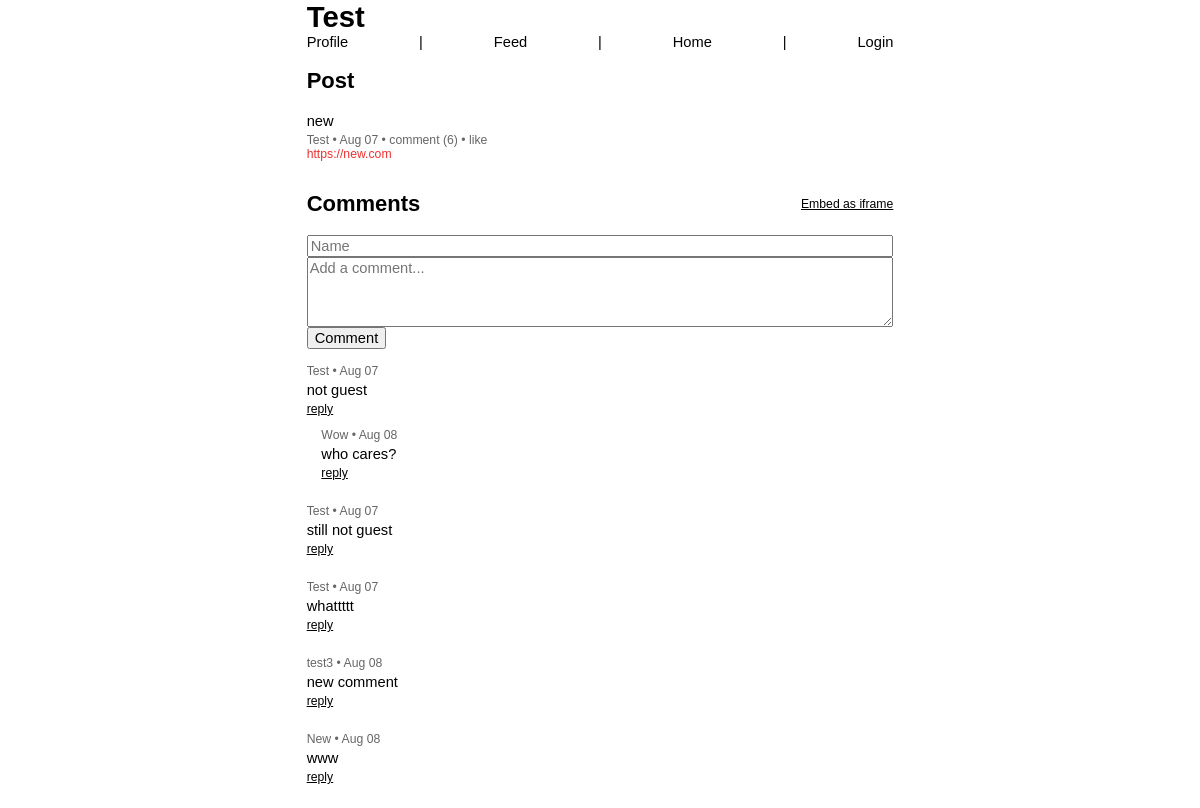
The page /Linkfeed/post/1/ on the database its author committed.
### Linkfeed/models.py (models this page shows, shortened)
class Profile(models.Model):
    user = models.OneToOneField(User, on_delete=models.CASCADE)
    display_name = models.CharField(max_length=255, blank=True, null=True)
    follower = models.ManyToManyField(User, blank=True, related_name="follower_user")
    following = models.ManyToManyField(User, blank=True, related_name="following_user")
    domain = models.URLField(blank=True, null=True)

class Post(models.Model):
    user = models.ForeignKey(User, on_delete=models.CASCADE, related_name="posts")
    title = models.CharField(blank=True, max_length=255)
    body = models.URLField(blank=True, null=True)
    likes = models.ManyToManyField(User, related_name="blog_posts")
    timestamp = models.DateTimeField(auto_now_add=False, null=True)
    is_rss_feed_post = models.BooleanField(default=False)
    def total_comments(self):
        return self.comments.count()
    def total_likes(self):
        return self.likes.count()

class Comment(models.Model):
    user = models.ForeignKey(User, on_delete=models.CASCADE, related_name="comments", null=True, blank=True)
    post = models.ForeignKey(Post, on_delete=models.CASCADE, related_name="comments")
    parent_comment = models.ForeignKey('self', on_delete=models.CASCADE, null=True, blank=True, related_name='replies')
    display_name = models.CharField(max_length=255)
    body = models.TextField()
    likes = models.IntegerField(default=0)
    timestamp = models.DateTimeField(auto_now_add=True)
    level = models.IntegerField(default=0)
    read = models.BooleanField(default=False)

### Linkfeed/views.py (the view)
# urls.py: path("post/<int:post_id>/", views.post, name="post"),
def post(request, post_id):
    try:
        stuff = get_object_or_404(Post, id=post_id)
        profile = Profile.objects.get(user=stuff.user)
        total_likes = stuff.total_likes()
        liked = False
        if stuff.likes.filter(id=request.user.id).exists():
            liked = True
        post = get_object_or_404(Post, id=post_id)
        comments = Comment.objects.filter(post=post, parent_comment=None)  # Fetch comments associated with the post
        add_level(comments)
        return render(request, "Linkfeed/post.html", {"post": post, "comments": comments, 'stuff': stuff, 'total_likes': total_likes, 'liked': liked, 'profile': profile, 'id': get_by_date_id(post)})
    except Http404:
        return HttpResponse("404 - Post Not Found", status=404)

### Linkfeed/templatetags/custom_filters.py (called while the page is built)
@register.filter
def smart_date(value):
    now = timezone.now()
    diff = now - value
    if diff.days < 1:
        return naturaltime(value)
    elif value.year == now.year:
        return value.strftime("%b %d")
    else:
        return value.strftime("%b %d, %Y")

### Linkfeed/views.py (called while the page is built)
def get_by_date_id(post_obj):
    try:
        user = post_obj.user
        date = post_obj.timestamp.date()
        posts = Post.objects.filter(user=user, timestamp__date=date).order_by('timestamp')
        id = list(posts.values_list('id', flat=True)).index(post_obj.id)
        return id + 1
    except:
        return HttpResponseNotFound("Post not found")

def add_level(comments, level=0):
    for comment in comments:
        comment.level = level
        add_level(comment.replies.all(), level + 1)

### Linkfeed/templates/Linkfeed/post.html (shortened to what this page needs)
{% extends "Linkfeed/layouts.html" %}
{% block name %}
    {{ profile.display_name }}
{% endblock %}
{% block nav %}
    {% if not request.user.is_authenticated %}
        {% include 'Linkfeed/logged_out_nav.html' %}
    {% endif %}
{% endblock %}
{% block body %}
    <h2>
        Post
    </h2>
    {% if post %}
        <div>{% include 'Linkfeed/posts.html' %}</div>
    {% endif %}
    <div class="d-flex justify-content-between align-items-center">
        <h2>Comments</h2>
        <p class="underline small">
            <a href="{% url 'comments_by_date' profile.user.username post.timestamp|date:'Y-m-d' %}?id={{ id }}">Embed as iframe</a>
        </p>
    </div>
    <form method="post" action="{% url 'add_comment' post.id %}">
            {% if not request.user.is_authenticated %}
                <input name="display_name" placeholder="Name" required>
            {% endif %}
            <textarea name="body" rows="4" placeholder="Add a comment..."required></textarea>
            <button type="submit">
                Comment
            </button>
    </form>
    {% include 'Linkfeed/comments.html' with comments=comments %}
{% endblock %}

### Linkfeed/templates/Linkfeed/layouts.html (shortened to what this page needs)
{% load static %}
<html>
<head>
    <link href="{% static 'Linkfeed/bootstrap-grid.css' %}" rel="stylesheet">
    <link href="{% static 'Linkfeed/style.css' %}" rel="stylesheet">
</head>
<body>
    <h1 class="my-0 ellipsis">
        <a href="{% url 'current_user_profile' %}">
        {% block name %}
        {% endblock %}
        </a>
    </h1>
    <nav class="d-flex justify-content-between">
        {% block nav %}
        {% endblock %}
    </nav>
    {% block body %}
    {% endblock %}
</body>
</html>

### Linkfeed/templates/Linkfeed/logged_out_nav.html
<a href="{% url 'profile' profile.user.username %}" {% if request.resolver_match.url_name == 'profile' or request.resolver_match.url_name == 'current_user_profile'  %}class="active"{% endif %}>Profile</a> |
<a href="{% url 'feed' profile.user.username %}" {% if request.resolver_match.url_name == 'feed' %}class="active"{% endif %}>Feed</a> |
<a href="{% url 'landing' %}" {% if request.resolver_match.url_name == 'landing' %}class="active"{% endif %}>Home</a> |
<a href="{% url 'login' %}">Login</a>

### Linkfeed/templates/Linkfeed/posts.html (shortened to what this page needs)
{% load custom_filters %}
<p class="my-0">
    <a href="{{ post.body }}" target="_blank">{{ post.title }}</a>
</p>
<p class="small grey my-0 pt-1">
    <a href="{% url 'profile' post.user.username %}" target="_blank">
        {{ post.user.profile.display_name }}
    </a> •
    {{ post.timestamp|smart_date|capfirst }} •
    <a href="{% url 'post' post.id %}">
        comment {% if post.total_comments %}({{post.total_comments}}){% endif %}
    </a> •
    {% if request.user.is_authenticated %}
    <a href="#" id="like-{{ post.id }}" onclick="likePost('{{ post.id }}')">
        {% if post.liked %}liked{% else %}like{% endif %}
        {% if post.total_likes %}({{post.total_likes}}){% endif %}
    </a>
    {% else %}
    <a href="{% url 'login' %}?next={{ request.path }}">
        {% if post.liked %}liked{% else %}like{% endif %}
    </a>
    {% endif %}
</p>
<p class="small red mt-0">
    <a href="{{ post.body }}" target="_blank">{{ post.body }}</a>
</p>

### Linkfeed/templates/Linkfeed/comments.html (shortened to what this page needs)
{% load custom_filters %}
{% for comment in comments %}
    <div class="mb-4" style="margin-left: {{ comment.level }}em;">
        <p class="small grey mb-0">
            {% if comment.user %}
            <a href="{% url 'profile' comment.user.username %}" target="_blank">
                {{ comment.display_name }}
            </a> •
            {% else %}
                {{ comment.display_name }} •
            {% endif %}
            {{ comment.timestamp|smart_date|capfirst }}
        </p>
        <p class="mb-0 mt-1 preserve">{{ comment.body }}</p>
        <p class="small mt-1 underline">
            <a href="#" onclick="unhideForm({{ comment.id }})">reply</a>
        </p>
        {% with replies=comment.replies.all %}
            {% if replies %}
                {% include "Linkfeed/comments.html" with comments=replies %}
            {% endif %}
        {% endwith %}
    </div>
{% endfor %}

### Linkfeed/static/Linkfeed/style.css (style rules this page uses)
body { font-family: Verdana, Geneva, Tahoma, sans-serif; max-width:40em; font-size: 11pt; margin: 0 auto; padding-right: .5em; padding-left: .5em; overflow-x: hidden; overflow-y: scroll; }
a { text-decoration: none; color: inherit; overflow-wrap:anywhere; }
button { font-family: inherit; font-size: inherit; }
.small { font-size: smaller; }
.grey { color: #666; }
.red { color: #EA322E; }
input, textarea { width: 100%; font-family: inherit; font-size: inherit; }
.preserve { white-space: pre-wrap; }
.underline { text-decoration: underline; }
.ellipsis { text-overflow: ellipsis; overflow: hidden; white-space: nowrap; }

### rows shown on the page
Profile: display_name "Test"
Post: title "new", user.profile.display_name "Test", timestamp|smart_date "Aug 07", total_comments "6", body "https://new.com"
Comment: display_name "Test", timestamp|smart_date "Aug 07", body "not guest"
Comment: display_name "Wow", timestamp|smart_date "Aug 08", body "who cares?"
Comment: display_name "Test", timestamp|smart_date "Aug 07", body "still not guest"
Comment: display_name "Test", timestamp|smart_date "Aug 07", body "whattttt"
Comment: display_name "test3", timestamp|smart_date "Aug 08", body "new comment"
Comment: display_name "New", timestamp|smart_date "Aug 08", body "www"
